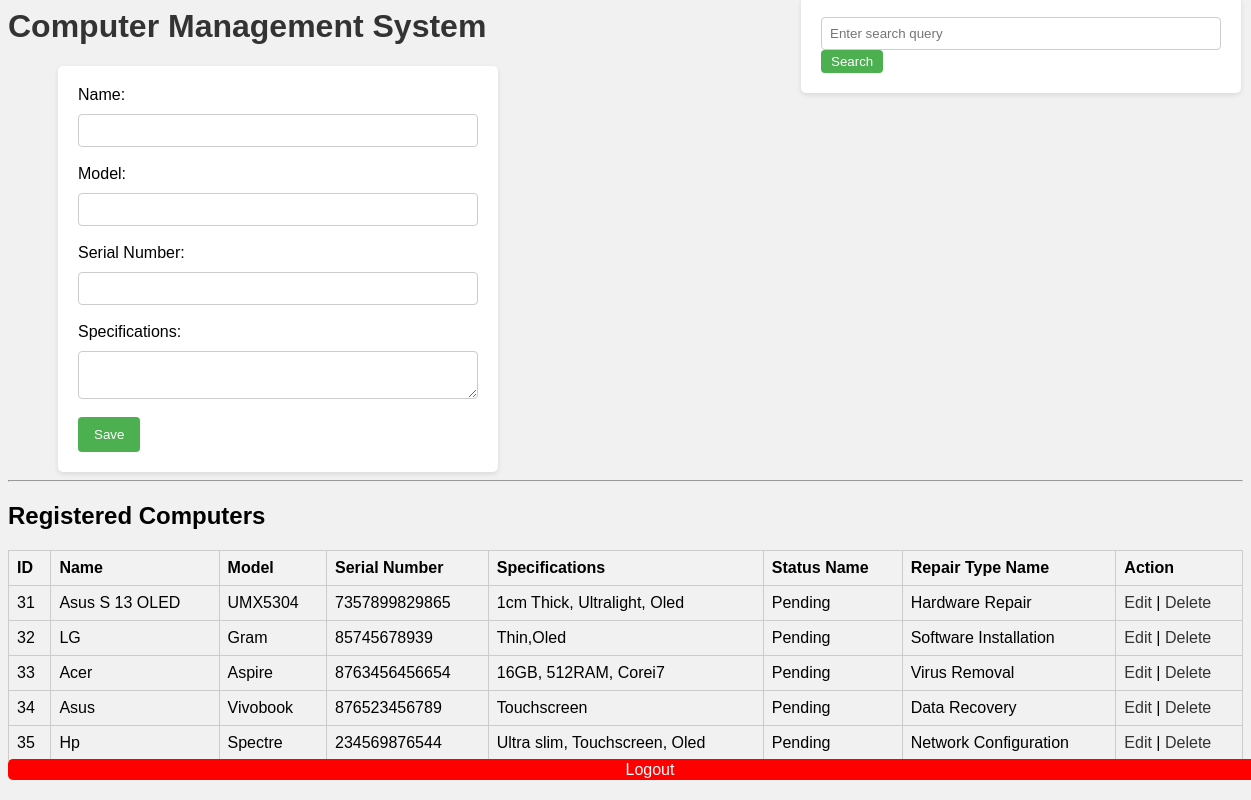
The page /index.php (signed in) on the database its author committed.
### tables this page shows
CREATE TABLE `computer_services` (
  `id` int(11) NOT NULL,
  `Status_name` varchar(255) NOT NULL,
  `repair_types_name` varchar(255) NOT NULL,
  `name` varchar(255) DEFAULT NULL,
  `model` varchar(255) DEFAULT NULL,
  `serial_number` varchar(255) DEFAULT NULL,
  `specifications` varchar(255) DEFAULT NULL
);

### index.php (the view, shortened to what this page needs)
<html>
<head>
</head>
<body>
    <h1>Computer Management System</h1>
    <form action="process.php" method="POST">
        <label>Name:</label>
        <input type="text" name="name" value=""><br><br>
        <label>Model:</label>
        <input type="text" name="model" value=""><br><br>
        <label>Serial Number:</label>
        <input type="text" name="serial_number" value=""><br><br>
        <label>Specifications:</label>
        <textarea name="specifications"></textarea><br><br>
        <input type="submit" name="submit" value="Save">
    </form>
    <hr>
    <h2> Registered Computers</h2>
    <table>
        <tr>
            <th>ID</th>
            <th>Name</th>
            <th>Model</th>
            <th>Serial Number</th>
            <th>Specifications</th>
            <th>Status Name</th>
            <th>Repair Type Name</th>
            <th>Action</th>
        </tr>
         <?php
         $host = 'mydb';
         $username = 'root';
         $password = '6%b48fCbUNZPfnQ';
         $database = 'computers';
        $conn = mysqli_connect($host, $username, $password, $database);
$sql = "SELECT * FROM computer_services";
$result = mysqli_query($conn, $sql);
if (mysqli_num_rows($result) > 0) {
    while ($row = mysqli_fetch_assoc($result)) {
        echo "<tr>";
        echo "<td>" . $row['id'] . "</td>";
        echo "<td>" . $row['name'] . "</td>";
        echo "<td>" . $row['model'] . "</td>";
        echo "<td>" . $row['serial_number'] . "</td>";
        echo "<td>" . $row['specifications'] . "</td>";
        echo "<td>" . $row['Status_name'] . "</td>";
        echo "<td>" . $row['repair_types_name'] . "</td>";
        echo "<td>";
        echo "<a href='edit.php?id=" . $row['id'] . "'>Edit</a> | ";
        echo "<a href='delete.php?id=" . $row['id'] . "'>Delete</a>";
        echo "</td>";
        echo "</tr>";
    }
} else {
    echo "<tr><td colspan='8'>No computers found</td></tr>";
}
?>
    </table>
<html>
<div class="search-form">
    <form method="POST" action="search.php">
        <input type="text" name="searchQuery" class="search-input" placeholder="Enter search query">
        <button type="submit" name="search" class="search-button">Search</button>
    </form>
</div>
</head>
</html>
<a href="logout.php" style="color: #ffffff; background-color: #ff0000; padding: 2px 50%; text-decoration: none; border-radius: 5px;">Logout</a>

### index.php (style rules this page uses)
body { background-color: #f1f1f1; font-family: Arial, sans-serif; }
h1 { color: #333; }
form { background-color: #fff; padding: 20px; border-radius: 5px; width: 400px; margin: 0 auto; margin-left: 50px; box-shadow: 0 2px 5px rgba(0, 0, 0, 0.1); }
label { display: block; margin-bottom: 10px; }
input[type="text"], textarea { width: 100%; padding: 8px; border: 1px solid #ccc; border-radius: 4px; }
input[type="submit"] { background-color: #4CAF50; color: #fff; border: none; padding: 10px 16px; cursor: pointer; border-radius: 4px; }
table { border-collapse: collapse; width: 100%; margin-top: 20px; }
th, td { border: 1px solid #ccc; padding: 8px; text-align: left; }
th { background-color: #f2f2f2; }
a { text-decoration: none; color: #333; }
.search-form { position: fixed; top: 30px; right: 10px; display: flex; align-items: center; height: 30px; }
.search-input { width: 150px; padding: 4px; border: none; border-radius: 4px; }
.search-button { padding: 4px 10px; background-color: #4CAF50; color: white; border: none; border-radius: 4px; cursor: pointer; }

### rows shown on the page
computer_services: id "31", name "Asus S 13 OLED", model "UMX5304", serial_number "7357899829865", specifications "1cm Thick, Ultralight, Oled", Status_name "Pending", repair_types_name "Hardware Repair"
computer_services: id "32", name "LG", model "Gram", serial_number "85745678939", specifications "Thin,Oled", Status_name "Pending", repair_types_name "Software Installation"
computer_services: id "33", name "Acer", model "Aspire", serial_number "8763456456654", specifications "16GB, 512RAM, Corei7", Status_name "Pending", repair_types_name "Virus Removal"
computer_services: id "34", name "Asus", model "Vivobook", serial_number "876523456789", specifications "Touchscreen", Status_name "Pending", repair_types_name "Data Recovery"
computer_services: id "35", name "Hp", model "Spectre", serial_number "234569876544", specifications "Ultra slim, Touchscreen, Oled", Status_name "Pending", repair_types_name "Network Configuration"
